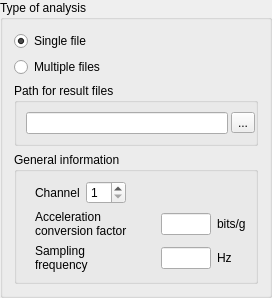
         <widget class="QGroupBox" name="groupBox_typeOfAnalysis">
          <property name="sizePolicy">
           <sizepolicy hsizetype="Minimum" vsizetype="Fixed">
            <horstretch>0</horstretch>
            <verstretch>0</verstretch>
           </sizepolicy>
          </property>
          <property name="minimumSize">
           <size>
            <width>150</width>
            <height>0</height>
           </size>
          </property>
          <property name="title">
           <string>Type of analysis</string>
          </property>
          <layout class="QVBoxLayout" name="verticalLayout_3">
           <item>
            <widget class="QRadioButton" name="radioButton_singleFile">
             <property name="text">
              <string>Single file</string>
             </property>
             <property name="checked">
              <bool>true</bool>
             </property>
            </widget>
           </item>
           <item>
            <widget class="QRadioButton" name="radioButton_multipleFile">
             <property name="text">
              <string>Multiple files</string>
             </property>
            </widget>
           </item>
           <item>
            <widget class="QGroupBox" name="groupBox_filePath">
             <property name="sizePolicy">
              <sizepolicy hsizetype="Expanding" vsizetype="Preferred">
               <horstretch>0</horstretch>
               <verstretch>0</verstretch>
              </sizepolicy>
             </property>
             <property name="minimumSize">
              <size>
               <width>0</width>
               <height>0</height>
              </size>
             </property>
             <property name="title">
              <string>Path for result files</string>
             </property>
             <layout class="QHBoxLayout" name="horizontalLayout_2">
              <property name="spacing">
               <number>3</number>
              </property>
              <property name="topMargin">
               <number>9</number>
              </property>
              <property name="rightMargin">
               <number>0</number>
              </property>
              <property name="bottomMargin">
               <number>9</number>
              </property>
              <item>
               <widget class="QLineEdit" name="lineEdit_filePath">
                <property name="sizePolicy">
                 <sizepolicy hsizetype="Expanding" vsizetype="Preferred">
                  <horstretch>0</horstretch>
                  <verstretch>0</verstretch>
                 </sizepolicy>
                </property>
                <property name="minimumSize">
                 <size>
                  <width>0</width>
                  <height>0</height>
                 </size>
                </property>
                <property name="maximumSize">
                 <size>
                  <width>2000</width>
                  <height>16777215</height>
                 </size>
                </property>
               </widget>
              </item>
              <item alignment="Qt::AlignRight">
               <widget class="QToolButton" name="toolButton_openFilePathDialog">
                <property name="sizePolicy">
                 <sizepolicy hsizetype="Minimum" vsizetype="Fixed">
                  <horstretch>0</horstretch>
                  <verstretch>0</verstretch>
                 </sizepolicy>
                </property>
                <property name="text">
                 <string>...</string>
                </property>
               </widget>
              </item>
             </layout>
            </widget>
           </item>
           <item>
            <widget class="QGroupBox" name="groupBox_generalInfo">
             <property name="sizePolicy">
              <sizepolicy hsizetype="Preferred" vsizetype="Preferred">
               <horstretch>0</horstretch>
               <verstretch>0</verstretch>
              </sizepolicy>
             </property>
             <property name="minimumSize">
              <size>
               <width>0</width>
               <height>0</height>
              </size>
             </property>
             <property name="title">
              <string>General information</string>
             </property>
             <layout class="QVBoxLayout" name="verticalLayout_14">
              <property name="spacing">
               <number>6</number>
              </property>
              <property name="topMargin">
               <number>9</number>
              </property>
              <property name="rightMargin">
               <number>0</number>
              </property>
              <property name="bottomMargin">
               <number>9</number>
              </property>
              <item>
               <widget class="QWidget" name="widget_channelSelection" native="true">
                <property name="sizePolicy">
                 <sizepolicy hsizetype="Fixed" vsizetype="Fixed">
                  <horstretch>0</horstretch>
                  <verstretch>0</verstretch>
                 </sizepolicy>
                </property>
                <layout class="QHBoxLayout" name="horizontalLayout_15">
                 <property name="topMargin">
                  <number>0</number>
                 </property>
                 <property name="bottomMargin">
                  <number>0</number>
                 </property>
                 <item>
                  <widget class="QLabel" name="label_channelSelection">
                   <property name="sizePolicy">
                    <sizepolicy hsizetype="Fixed" vsizetype="Preferred">
                     <horstretch>0</horstretch>
                     <verstretch>0</verstretch>
                    </sizepolicy>
                   </property>
                   <property name="minimumSize">
                    <size>
                     <width>10</width>
                     <height>0</height>
                    </size>
                   </property>
                   <property name="text">
                    <string>Channel</string>
                   </property>
                  </widget>
                 </item>
                 <item alignment="Qt::AlignLeft|Qt::AlignVCenter">
                  <widget class="QSpinBox" name="spinBox_channelSelection">
                   <property name="minimumSize">
                    <size>
                     <width>40</width>
                     <height>0</height>
                    </size>
                   </property>
                   <property name="minimum">
                    <number>1</number>
                   </property>
                   <property name="maximum">
                    <number>4</number>
                   </property>
                  </widget>
                 </item>
                </layout>
               </widget>
              </item>
              <item alignment="Qt::AlignLeft">
               <widget class="QWidget" name="widget_accelConvFactor" native="true">
                <property name="sizePolicy">
                 <sizepolicy hsizetype="Fixed" vsizetype="Fixed">
                  <horstretch>0</horstretch>
                  <verstretch>0</verstretch>
                 </sizepolicy>
                </property>
                <property name="minimumSize">
                 <size>
                  <width>100</width>
                  <height>0</height>
                 </size>
                </property>
                <layout class="QHBoxLayout" name="horizontalLayout_16">
                 <property name="topMargin">
                  <number>0</number>
                 </property>
                 <property name="bottomMargin">
                  <number>0</number>
                 </property>
                 <item>
                  <widget class="QLabel" name="label_accelConvFactor">
                   <property name="sizePolicy">
                    <sizepolicy hsizetype="Fixed" vsizetype="Fixed">
                     <horstretch>0</horstretch>
                     <verstretch>0</verstretch>
                    </sizepolicy>
                   </property>
                   <property name="minimumSize">
                    <size>
                     <width>120</width>
                     <height>0</height>
                    </size>
                   </property>
                   <property name="text">
                    <string>Acceleration
conversion factor</string>
                   </property>
                   <property name="alignment">
                    <set>Qt::AlignJustify|Qt::AlignVCenter</set>
                   </property>
                  </widget>
                 </item>
                 <item alignment="Qt::AlignLeft">
                  <widget class="QLineEdit" name="lineEdit_accelConvFactor">
                   <property name="enabled">
                    <bool>true</bool>
                   </property>
                   <property name="sizePolicy">
                    <sizepolicy hsizetype="Fixed" vsizetype="Fixed">
                     <horstretch>0</horstretch>
                     <verstretch>0</verstretch>
                    </sizepolicy>
                   </property>
                   <property name="minimumSize">
                    <size>
                     <width>30</width>
                     <height>0</height>
                    </size>
                   </property>
                   <property name="maximumSize">
                    <size>
                     <width>50</width>
                     <height>16777215</height>
                    </size>
                   </property>
                   <property name="toolTip">
                    <string>&lt;html&gt;&lt;head/&gt;&lt;body&gt;&lt;p&gt;This factor will multiple the values contained in the files being read. If the files are already in terms of equivalent gravity (g), then a value equal to 1 should be inserted&lt;/p&gt;&lt;/body&gt;&lt;/html&gt;</string>
                   </property>
                   <property name="maxLength">
                    <number>8</number>
                   </property>
                  </widget>
                 </item>
                 <item alignment="Qt::AlignLeft">
                  <widget class="QLabel" name="label_accelConvFactorUnits">
                   <property name="sizePolicy">
                    <sizepolicy hsizetype="Fixed" vsizetype="Fixed">
                     <horstretch>0</horstretch>
                     <verstretch>0</verstretch>
                    </sizepolicy>
                   </property>
                   <property name="minimumSize">
                    <size>
                     <width>20</width>
                     <height>0</height>
                    </size>
                   </property>
                   <property name="text">
                    <string>bits/g</string>
                   </property>
                  </widget>
                 </item>
                </layout>
               </widget>
              </item>
              <item alignment="Qt::AlignLeft">
               <widget class="QWidget" name="widget_samplingFrequency" native="true">
                <property name="sizePolicy">
                 <sizepolicy hsizetype="Fixed" vsizetype="Fixed">
                  <horstretch>0</horstretch>
                  <verstretch>0</verstretch>
                 </sizepolicy>
                </property>
                <layout class="QHBoxLayout" name="horizontalLayout_17">
                 <property name="topMargin">
                  <number>0</number>
                 </property>
                 <property name="bottomMargin">
                  <number>0</number>
                 </property>
                 <item>
                  <widget class="QLabel" name="label_samplingFrequency">
                   <property name="sizePolicy">
                    <sizepolicy hsizetype="Fixed" vsizetype="Preferred">
                     <horstretch>0</horstretch>
                     <verstretch>0</verstretch>
                    </sizepolicy>
                   </property>
                   <property name="minimumSize">
                    <size>
                     <width>120</width>
                     <height>0</height>
                    </size>
                   </property>
                   <property name="text">
                    <string>Sampling
frequency</string>
                   </property>
                   <property name="alignment">
                    <set>Qt::AlignLeading|Qt::AlignLeft|Qt::AlignVCenter</set>
                   </property>
                  </widget>
                 </item>
                 <item alignment="Qt::AlignLeft">
                  <widget class="QLineEdit" name="lineEdit_samplingFrequency">
                   <property name="sizePolicy">
                    <sizepolicy hsizetype="Fixed" vsizetype="Fixed">
                     <horstretch>0</horstretch>
                     <verstretch>0</verstretch>
                    </sizepolicy>
                   </property>
                   <property name="minimumSize">
                    <size>
                     <width>30</width>
                     <height>0</height>
                    </size>
                   </property>
                   <property name="maximumSize">
                    <size>
                     <width>50</width>
                     <height>16777215</height>
                    </size>
                   </property>
                   <property name="maxLength">
                    <number>8</number>
                   </property>
                  </widget>
                 </item>
                 <item alignment="Qt::AlignLeft">
                  <widget class="QLabel" name="label_samplingFrequencyUnits">
                   <property name="sizePolicy">
                    <sizepolicy hsizetype="Fixed" vsizetype="Preferred">
                     <horstretch>0</horstretch>
                     <verstretch>0</verstretch>
                    </sizepolicy>
                   </property>
                   <property name="minimumSize">
                    <size>
                     <width>20</width>
                     <height>0</height>
                    </size>
                   </property>
                   <property name="text">
                    <string>Hz</string>
                   </property>
                  </widget>
                 </item>
                </layout>
               </widget>
              </item>
             </layout>
            </widget>
           </item>
          </layout>
         </widget>
